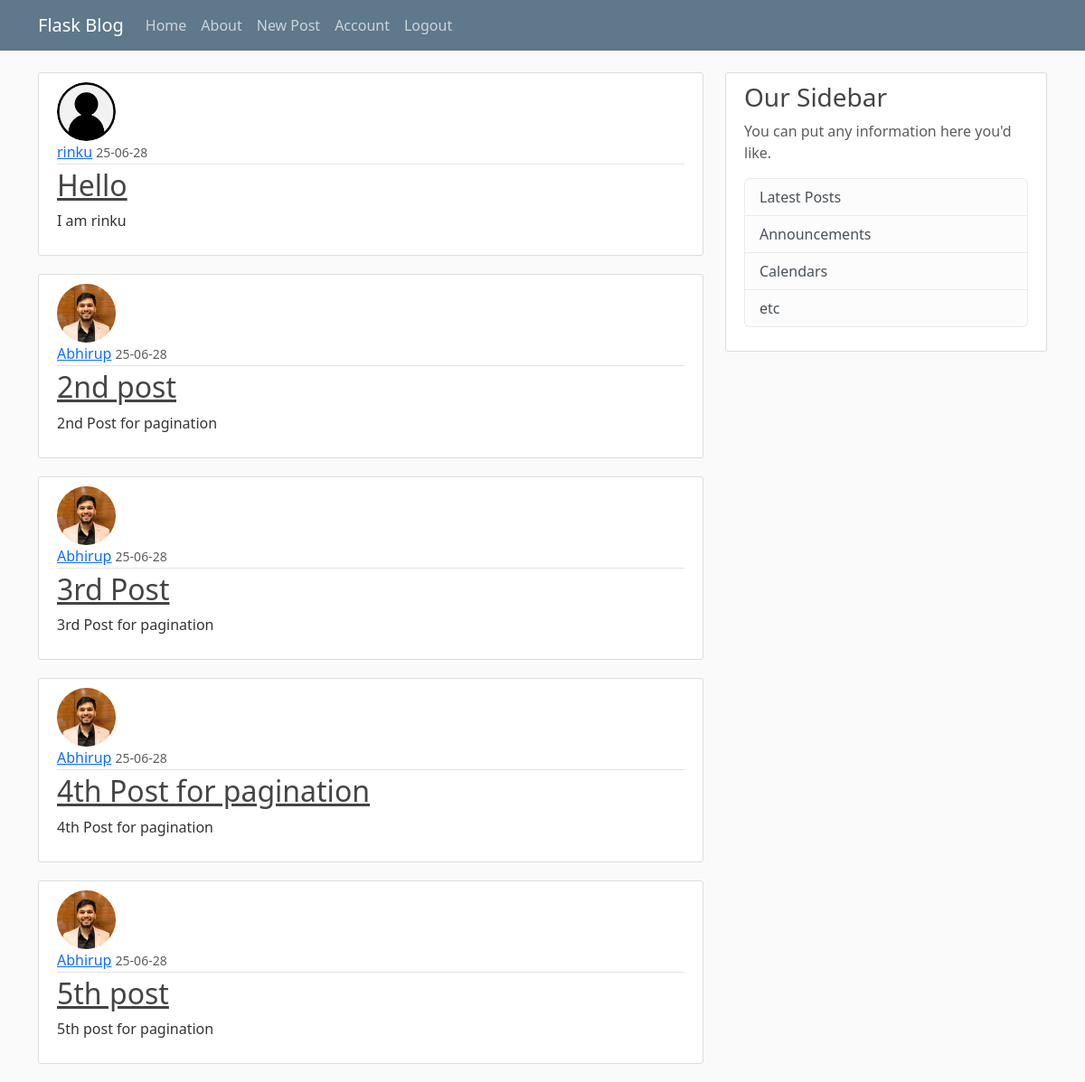
Screenshot of /home (signed in) with the database file from the repository.
### flaskblog/models.py (models this page shows, shortened)
class Post(db.Model):
    id = db.Column(db.Integer, primary_key=True)
    title = db.Column(db.String(20),nullable=False)
    date_posted = db.Column(db.DateTime, nullable=False, default=datetime.now(timezone.utc))
    content = db.Column(db.Text,nullable=False)
    user_id = db.Column(db.Integer,db.ForeignKey('user.id'),nullable=False)

class User(db.Model,UserMixin):
    id = db.Column(db.Integer, primary_key=True)
    username = db.Column(db.String(20),unique = True ,nullable=False)
    email = db.Column(db.String(120),unique=True ,nullable=False)
    image_file = db.Column(db.String(20) ,nullable=False, default='default.png')
    password = db.Column(db.String(60),nullable =False)
    posts = db.relationship('Post', backref='author',lazy=True)

### flaskblog/routes.py (the view)
@app.route("/")
@app.route("/home")
def home():
    page = request.args.get('page',1,type=int)
    posts=Post.query.order_by(Post.date_posted.desc()).paginate(per_page=5, page=page)
    return render_template("home.html",posts=posts)

### flaskblog/models.py (called while the page is built)
@login_manager.user_loader
def load_user(user_id):
    return User.query.get(int(user_id))

### flaskblog/templates/home.html
{%  extends "layout.html" %}
{% block content %}
    {% for post in posts%}
        <article class="media content-section">
            <img class = "rounded-circle article-img" src={{url_for('static',filename='profile_pics/'+post.author.image_file)}}>
            <div class="media-body">
            <div class="article-metadata">
            <a class="mr-2" href="#">{{ post.author.username}}</a>
            <small class="text-muted">{{ post.date_posted.strftime('%y-%m-%d') }}</small>
            </div>
            <h2><a class="article-title" href="{{url_for('post',post_id=post.id)}}">{{ post.title }}</a></h2>
            <p class="article-content">{{ post.content }}</p>
            </div>
        </article>
    {%endfor%}
{% endblock content %}

### flaskblog/static/main.css (style rules this page uses)
body { background: #fafafa; color: #333333; margin-top: 5rem; }
h1, h2, h3, h4, h5, h6 { color: #444444; }
.content-section { background: #ffffff; padding: 10px 20px; border: 1px solid #dddddd; border-radius: 3px; margin-bottom: 20px; }
.article-title { color: #444444; }
.article-content { white-space: pre-line; }
.article-img { height: 65px; width: 65px; margin-right: 16px; }
.article-metadata { padding-bottom: 1px; margin-bottom: 4px; border-bottom: 1px solid #e3e3e3 }

### rows the page displays
Post: image_file (placeholder picture), author.username "rinku", date_posted "25-06-28", title "Hello", content "I am rinku"
Post: image_file (picture), author.username "Abhirup", date_posted "25-06-28", title "2nd post", content "2nd Post for pagination"
Post: image_file (picture), author.username "Abhirup", date_posted "25-06-28", title "3rd Post", content "3rd Post for pagination"
Post: image_file (picture), author.username "Abhirup", date_posted "25-06-28", title "4th Post for pagination", content "4th Post for pagination"
Post: image_file (picture), author.username "Abhirup", date_posted "25-06-28", title "5th post", content "5th post for pagination"
